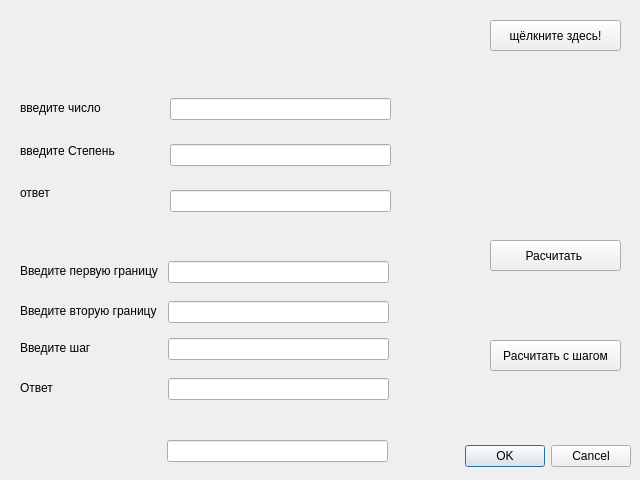
<?xml version="1.0" encoding="UTF-8"?>
<ui version="4.0">
 <class>Dialog</class>
 <widget class="QDialog" name="Dialog">
  <property name="geometry">
   <rect>
    <x>0</x>
    <y>0</y>
    <width>640</width>
    <height>480</height>
   </rect>
  </property>
  <property name="windowTitle">
   <string>Dialog</string>
  </property>
  <widget class="QDialogButtonBox" name="buttonBox">
   <property name="geometry">
    <rect>
     <x>10</x>
     <y>440</y>
     <width>621</width>
     <height>32</height>
    </rect>
   </property>
   <property name="orientation">
    <enum>Qt::Horizontal</enum>
   </property>
   <property name="standardButtons">
    <set>QDialogButtonBox::Cancel|QDialogButtonBox::Ok</set>
   </property>
  </widget>
  <widget class="QPushButton" name="writeName">
   <property name="geometry">
    <rect>
     <x>490</x>
     <y>20</y>
     <width>131</width>
     <height>31</height>
    </rect>
   </property>
   <property name="styleSheet">
    <string notr="true">font: 12pt &quot;Rockwell Condensed&quot;;</string>
   </property>
   <property name="text">
    <string>щёлкните здесь!</string>
   </property>
  </widget>
  <widget class="QLabel" name="myname">
   <property name="geometry">
    <rect>
     <x>180</x>
     <y>30</y>
     <width>181</width>
     <height>21</height>
    </rect>
   </property>
   <property name="text">
    <string/>
   </property>
  </widget>
  <widget class="QPushButton" name="raschet">
   <property name="geometry">
    <rect>
     <x>490</x>
     <y>240</y>
     <width>131</width>
     <height>31</height>
    </rect>
   </property>
   <property name="styleSheet">
    <string notr="true">font: 12pt &quot;Rockwell Condensed&quot;;</string>
   </property>
   <property name="text">
    <string>Расчитать </string>
   </property>
  </widget>
  <widget class="QWidget" name="verticalLayoutWidget">
   <property name="geometry">
    <rect>
     <x>170</x>
     <y>80</y>
     <width>221</width>
     <height>150</height>
    </rect>
   </property>
   <layout class="QVBoxLayout" name="verticalLayout">
    <item>
     <widget class="QLineEdit" name="chislo"/>
    </item>
    <item>
     <widget class="QLineEdit" name="step"/>
    </item>
    <item>
     <widget class="QLineEdit" name="otvet"/>
    </item>
   </layout>
  </widget>
  <widget class="QLineEdit" name="H_shag">
   <property name="geometry">
    <rect>
     <x>168</x>
     <y>338</y>
     <width>221</width>
     <height>22</height>
    </rect>
   </property>
  </widget>
  <widget class="QLabel" name="label_5">
   <property name="geometry">
    <rect>
     <x>20</x>
     <y>338</y>
     <width>111</width>
     <height>20</height>
    </rect>
   </property>
   <property name="text">
    <string>Введите шаг</string>
   </property>
  </widget>
  <widget class="QPushButton" name="raschet_shag">
   <property name="geometry">
    <rect>
     <x>490</x>
     <y>340</y>
     <width>131</width>
     <height>31</height>
    </rect>
   </property>
   <property name="styleSheet">
    <string notr="true">font: 10pt &quot;Rockwell Condensed&quot;;</string>
   </property>
   <property name="text">
    <string>Расчитать с шагом</string>
   </property>
  </widget>
  <widget class="QLineEdit" name="otvet_shag">
   <property name="geometry">
    <rect>
     <x>168</x>
     <y>378</y>
     <width>221</width>
     <height>22</height>
    </rect>
   </property>
   <property name="text">
    <string/>
   </property>
  </widget>
  <widget class="QLabel" name="label_6">
   <property name="geometry">
    <rect>
     <x>20</x>
     <y>378</y>
     <width>111</width>
     <height>20</height>
    </rect>
   </property>
   <property name="text">
    <string>Ответ</string>
   </property>
  </widget>
  <widget class="QWidget" name="layoutWidget">
   <property name="geometry">
    <rect>
     <x>20</x>
     <y>90</y>
     <width>111</width>
     <height>121</height>
    </rect>
   </property>
   <layout class="QVBoxLayout" name="verticalLayout_2">
    <item>
     <widget class="QLabel" name="label_2">
      <property name="text">
       <string>введите число</string>
      </property>
     </widget>
    </item>
    <item>
     <widget class="QLabel" name="label_3">
      <property name="text">
       <string>введите Степень</string>
      </property>
     </widget>
    </item>
    <item>
     <widget class="QLabel" name="label_4">
      <property name="text">
       <string>ответ</string>
      </property>
     </widget>
    </item>
   </layout>
  </widget>
  <widget class="QLineEdit" name="otvet_shag_2">
   <property name="geometry">
    <rect>
     <x>168</x>
     <y>301</y>
     <width>221</width>
     <height>22</height>
    </rect>
   </property>
   <property name="text">
    <string/>
   </property>
  </widget>
  <widget class="QLabel" name="label_7">
   <property name="geometry">
    <rect>
     <x>20</x>
     <y>261</y>
     <width>141</width>
     <height>20</height>
    </rect>
   </property>
   <property name="text">
    <string>Введите первую границу</string>
   </property>
  </widget>
  <widget class="QLineEdit" name="H_shag_2">
   <property name="geometry">
    <rect>
     <x>168</x>
     <y>261</y>
     <width>221</width>
     <height>22</height>
    </rect>
   </property>
  </widget>
  <widget class="QLabel" name="label_8">
   <property name="geometry">
    <rect>
     <x>20</x>
     <y>301</y>
     <width>141</width>
     <height>20</height>
    </rect>
   </property>
   <property name="text">
    <string>Введите вторую границу</string>
   </property>
  </widget>
  <widget class="QLineEdit" name="otvet_shag_3">
   <property name="geometry">
    <rect>
     <x>167</x>
     <y>440</y>
     <width>221</width>
     <height>22</height>
    </rect>
   </property>
   <property name="text">
    <string/>
   </property>
  </widget>
 </widget>
 <resources/>
 <connections/>
</ui>
